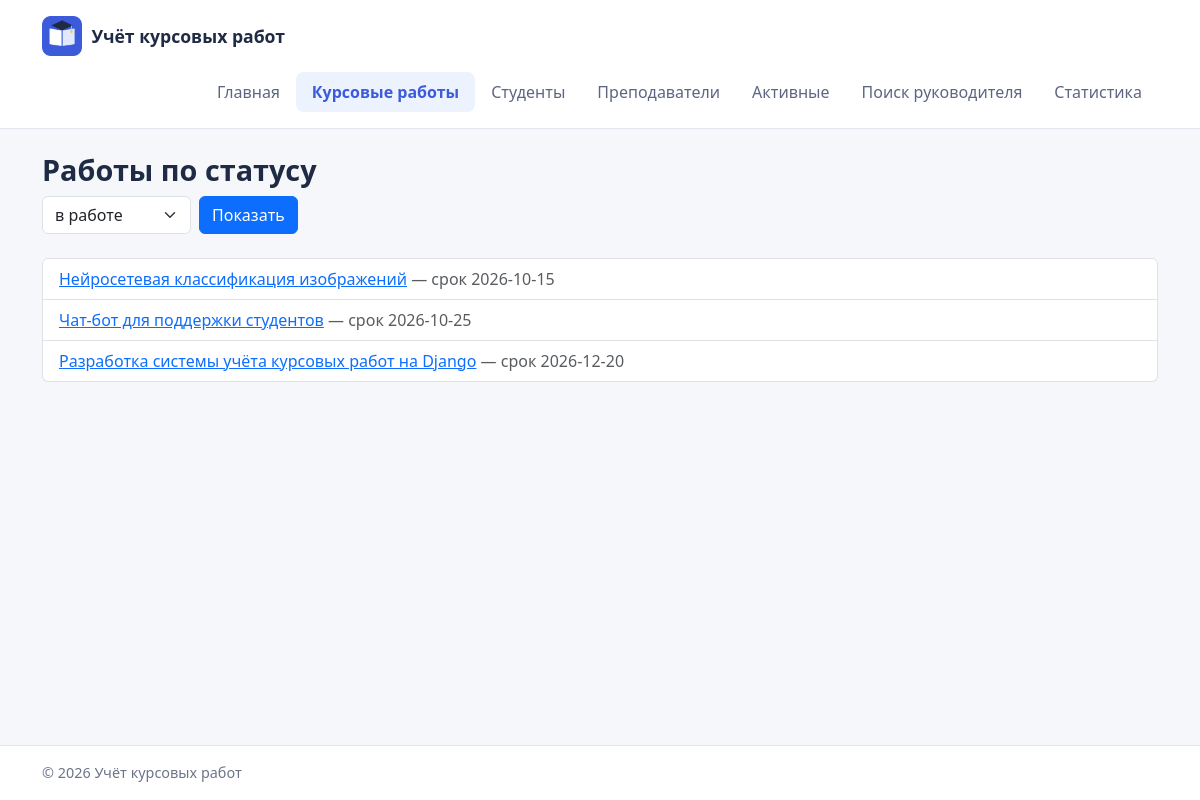
Screenshot of /courseworks/by-status/ with the database file from the repository.
### courseworks/views.py (the view)
# urls.py: path("by-status/", views.by_status, name="by_status"),
def by_status(request):
    status = request.GET.get("status", STATUS_IN_PROGRESS)
    rows = fetch_all(queries.COURSEWORKS_BY_STATUS, (status,))
    context = {
        "status": status,
        "statuses": [STATUS_IN_PROGRESS, STATUS_ON_REVIEW, STATUS_DEFENDED],
        "courseworks": rows,
    }
    return render(request, "courseworks/by_status.html", context)

### db/database.py (called while the page is built)
def get_connection():
    conn = sqlite3.connect(DB_PATH)
    conn.execute("PRAGMA foreign_keys = ON")
    conn.row_factory = sqlite3.Row
    return conn

def fetch_all(sql, params=()):
    conn = get_connection()
    try:
        return conn.execute(sql, params).fetchall()
    finally:
        conn.close()

### courseworks/templates/courseworks/by_status.html (shortened to what this page needs)
{% extends "base.html" %}
{% block content %}
    <h1 class="page-title">Работы по статусу</h1>
    <form method="get" class="d-flex gap-2 mb-4">
        <select name="status" class="form-select w-auto">
            {% for s in statuses %}
                <option value="{{ s }}" {% if s == status %}selected{% endif %}>{{ s }}</option>
            {% endfor %}
        </select>
        <button type="submit" class="btn btn-primary">Показать</button>
    </form>
    <ul class="list-group">
        {% for cw in courseworks %}
            <li class="list-group-item">
                <a href="{% url 'courseworks:detail' cw.id %}">{{ cw.title }}</a>
                <span class="text-muted">— срок {{ cw.deadline }}</span>
            </li>
        {% empty %}
            <li class="list-group-item empty-state">Работ со статусом «{{ status }}» нет.</li>
        {% endfor %}
    </ul>
{% endblock %}

### homepage/static/homepage/css/style.css (style rules this page uses)
:root { --ink: #1f2a44; --accent: #3b5bdb; --accent-soft: #edf2ff; --page: #f6f7fb; --line: #e3e6ef; }
body { min-height: 100vh; display: flex; flex-direction: column; background: var(--page); color: var(--ink); }
.page-title { font-weight: 700; font-size: 1.8rem; margin-bottom: 0.5rem; }

### rows the page displays
courseworks: title "Нейросетевая классификация изображений", deadline "2026-10-15"
courseworks: title "Чат-бот для поддержки студентов", deadline "2026-10-25"
courseworks: title "Разработка системы учёта курсовых работ на Django", deadline "2026-12-20"

### other values shown
form field status "в работе"
